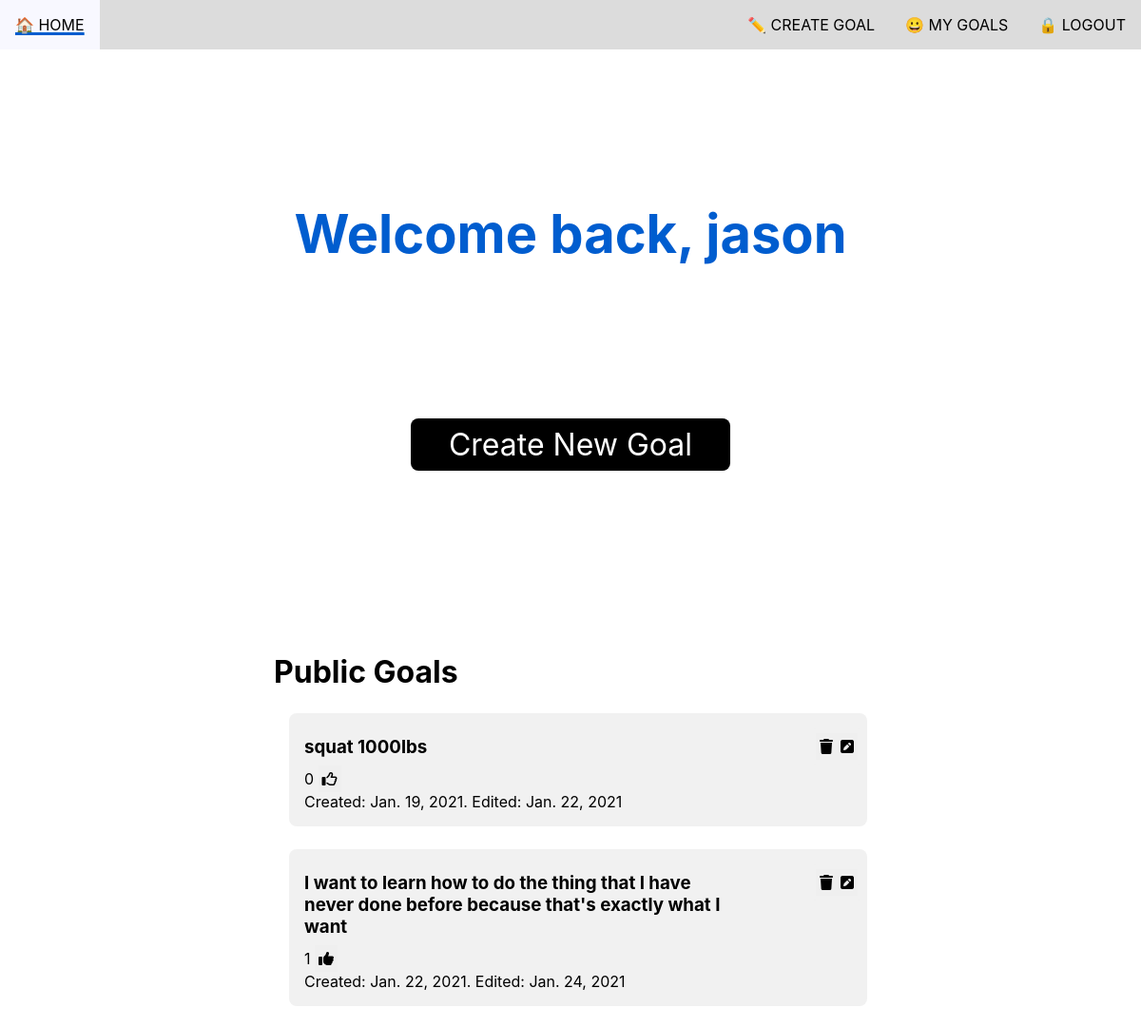
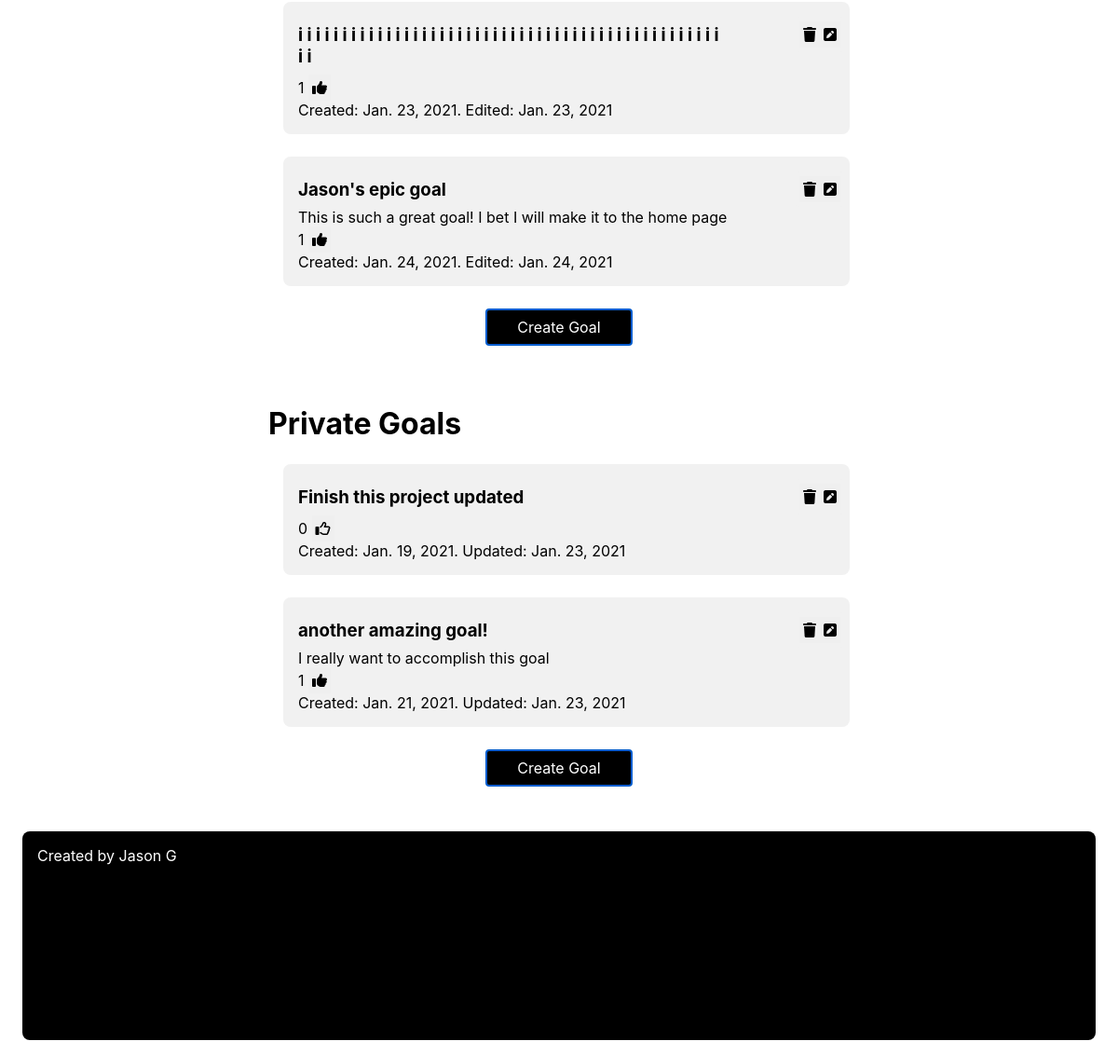
/u/jason/ (signed in), run on the app's committed database (2 pictures, top to bottom).
### goal/models.py (models this page shows, shortened)
class User(AbstractUser):
    bio = models.TextField(max_length=500, blank=True)
    username_slug = models.SlugField(blank=True)
    rating = models.PositiveIntegerField(default=0)
    rated_goals = models.ManyToManyField('Goal', blank=True)
    def get_absolute_url(self):
        return reverse('goal:user-detail', kwargs={'username_slug': self.username_slug})

class Goal(models.Model):
    owner = models.ForeignKey(User,
                              on_delete=models.CASCADE)
    title = models.CharField(max_length=100)
    PUBLICITY_CHOICES = (
        ('p', 'public'),
        ('pr', 'private'),
    )
    publicity = models.CharField(
        max_length=7,
        choices=PUBLICITY_CHOICES,
        default='pr',
        help_text='Do you want this goal to be available to the public?',
    )
    description = models.CharField(max_length=300, null=True, blank=True)
    upvotes = models.PositiveIntegerField()
    created_at = models.DateTimeField(auto_now_add=True)
    updated_at = models.DateTimeField(auto_now=True)
    goal_slug = models.SlugField(blank=True)
    def get_absolute_url(self):
        user = self.owner
        username_slug = user.username_slug
        return reverse('goal:goal-detail', kwargs={
            'goal_slug': self.goal_slug,
            'pk': self.id,
            'username_slug': username_slug,
        })
    def __str__(self):
        return f"{self.title}, by {self.owner}"

### goal/views.py (the view)
# urls.py: path('u/<slug:username_slug>/', views.UserDetail.as_view(), name='user-detail'),
class UserDetail(View):
    def get(self, request, username_slug):
        page_owner = get_object_or_404(User, username_slug=username_slug)
        pk = page_owner.id
        public_goals = Goal.objects.filter(owner=pk, publicity='p')
        private_goals = Goal.objects.filter(owner=pk, publicity='pr')
        public_goal_likeable = []
        for goal in public_goals:
            if goal.user_set.filter(id=request.user.id).exists():
                already_liked = True
            else:
                already_liked = False
            print(goal.created_at < goal.updated_at)
            public_goal_likeable += [{
                'goal': goal,
                'already_liked': already_liked,
            }]
        private_goal_likeable = []
        for goal in private_goals:
            if goal.user_set.filter(id=request.user.id).exists():
                already_liked = True
            else:  # TODO: THIS ALWAYS GIVES FALSE AND THAT NEEDS TO CHANGE
                already_liked = False
            private_goal_likeable += [{
                'goal': goal,
                'already_liked': already_liked,
            }]
        ctx = {
            'page_owner': page_owner,
            'public_goals': public_goals,
            'private_goals': private_goals,
            'public_goal_likeable': public_goal_likeable,
            'private_goal_likeable': private_goal_likeable,
        }
        print(private_goal_likeable)
        return render(request, 'goal/user_detail.html', context=ctx)

### goal/templates/goal/user_detail.html (shortened to what this page needs)
{% extends 'base.html' %}
{% load static %}
{% block styles %} <link rel="stylesheet" href="{% static 'css/user_detail_styles.css' %}"> {% endblock %}
{% block content %}
    <div class="user-detail-content">
        {% if user == page_owner %}
            <h1>Welcome back, {{page_owner}}</h1>
            <div class="create-goal-button-container">
                <button class="create-goal-button"
                onclick="window.location.href=`{% url 'goal:create-goal' %}`;return false;"
                >
                    Create New Goal
                </button>
            </div>
        {% else %}
            <h1>Welcome to {{page_owner}}'s page</h1>
        {% endif %}
        {% load humanize %}
        <section class="public-goals">
            <h2 id="public-goals">Public Goals</h2>
            {% if public_goal_likeable %}
                {% for goal in public_goal_likeable %}
                    <article class="individual-goal">
                        {% if user == page_owner %}
                        <div class="edit-delete-buttons">
                            <button
                                onclick="window.location.href=`{% url 'goal:goal-update' goal.goal.owner.username_slug goal.goal.pk goal.goal.goal_slug %}?next={{ request.url }}`;return false;"
                                class="update-goal icon-btn"
                            >
                                <i class="fas fa-pen-square"></i>
                            </button>
                            <button class="delete-goal-trash icon-btn">
                                <i class="fas fa-trash"></i>
                            </button>
                        </div>
                        {% endif %}
                        <h3><a href="{{ goal.goal.get_absolute_url }}">{{ goal.goal.title }}</a></h3>
                        {% if goal.goal.description %}
                            <p>{{ goal.goal.description }}</p>
                        {% endif %}
                            {% if user.is_authenticated %}
                                <form action="{% url 'goal:like-goal' goal.goal.id %}#public-goals" method="post" >
                                    <p>
                                        {{ goal.goal.upvotes }}
                                        <button type="submit" class="like-button icon-btn {% if goal.already_liked %}liked{% endif %}">
                                            {% if goal.already_liked %}
                                                    <i class="fas fa-thumbs-up"></i>
                                            {% else %}
                                                    <i class="far fa-thumbs-up"></i>
                                            {% endif %}
                                        </button>
                                    </p>
                                </form>
                            {% endif %}
                        <p>Created: {{ goal.goal.created_at|naturalday }}.
                            {% if goal.goal.created_at < goal.goal.updated_at %}
                                Edited: {{ goal.goal.updated_at|naturalday }}
                            {% endif %}
                        </p>
                    </article>
                {% endfor %}
            {% else %}
                <article>
                    <p>No public goals so far...</p>
                </article>
            {% endif %}
            {% if user == page_owner %}
                <div class="small-create-goal-container">
                    <button
                    class="small-create-goal"
                    onclick="window.location.href=`{% url 'goal:create-goal' %}`;return false;"
                    >Create Goal</button>
                </div>
            {% endif %}
        </section>
       {% if user == page_owner %}
        <section class="private-goals">
            <h2 id="private-goals">Private Goals</h2>
            {% if private_goal_likeable %}
            {% for goal in private_goal_likeable %}
                <article class="individual-goal">
                    {% if user == page_owner %}
                    <div class="edit-delete-buttons">
                        <button
                            onclick="window.location.href=`{% url 'goal:goal-update' goal.goal.owner.username_slug goal.goal.pk goal.goal.goal_slug %}`;return false;"
                            class="update-goal icon-btn"
                        >
                            <i class="fas fa-pen-square"></i>
                        </button>
                        <button class="delete-goal-trash icon-btn">
                            <i class="fas fa-trash"></i>
                        </button>
                    </div>
                    {% endif %}
                    <h3><a href="{{ goal.goal.get_absolute_url }}">{{ goal.goal.title }}</a></h3>
                    {% if goal.goal.description %}
                        <p>{{ goal.goal.description }}</p>
                    {% endif %}
                        {% if user.is_authenticated %}
                            <form action="{% url 'goal:like-goal' goal.goal.id %}" method="post" >
                                <p>
                                    {{ goal.goal.upvotes }}
                                    <button type="submit" class="like-button icon-btn {% if goal.already_liked %}liked{% endif %}">
                                        {% if goal.already_liked %}
                                                <i class="fas fa-thumbs-up"></i>
                                        {% else %}
                                                <i class="far fa-thumbs-up"></i>
                                        {% endif %}
                                    </button>
                                </p>
                            </form>
                        {% endif %}
                    <p>Created: {{ goal.goal.created_at|naturalday }}.
                        {% if goal.goal.created_at < goal.goal.updated_at %}
                            Updated: {{ goal.goal.updated_at|naturalday }}
                        {% endif %}
                    </p>
                </article>
            {% endfor %}
            {% else %}
            <article>
                <p>No private goals so far...</p>
            </article>
        {% endif %}
        {% if user == page_owner %}
            <div class="small-create-goal-container">
                <button
                class="small-create-goal"
                onclick="window.location.href=`{% url 'goal:create-goal' %}`;return false;"
                >Create Goal</button>
            </div>
        {% endif %}
        </section>
        {% endif %}
    </div>
{% endblock %}

### goal/static/css/base_styles.css (style rules this page uses)
:root { --font-blue: rgb(0, 93, 207); --bubble-gray: #f1f1f1; }
* { font-family:-apple-system, BlinkMacSystemFont, 'Segoe UI', Roboto, Oxygen, Ubuntu, Cantarell, 'Open Sans', 'Helvetica Neue', sans-serif; margin: 0; padding: 0; text-decoration: none; box-sizing: border-box; }
button { cursor: pointer; }
.icon-btn { padding: 0.25em; border: none; font-size: 1rem; }

### goal/static/css/user_detail_styles.css (style rules this page uses)
.user-detail-content { padding: 0px 3rem 1rem; }
@media only screen and (min-width: 690px) { .user-detail-content { width: 80%; margin: 0 auto; } }
@media only screen and (min-width: 850px) { .user-detail-content { width: 60%; margin: 0 auto; } }
.content section { padding: 2rem 0; }
.content article.individual-goal { background-color: #f1f1f1; padding: 0.5rem; border-radius: 0.5rem; margin: 0.5rem 0rem 0.5rem 1rem; }
@media only screen and (min-width: 690px) { .content article.individual-goal { margin-top: 1.5rem; margin-bottom: 1.5rem; padding: 1rem; } }
.content button.create-goal-button { display: block; margin: 0 auto 20vh; background-color: black; font-size: 2rem; color: white; border: none; border-radius: 0.5rem; padding: 0.5rem 2.5rem; cursor: pointer; }
h1 { font-size: 3.5rem; padding: 20vh 0px; color: var(--font-blue); text-align: center; }
h2 { font-size: 2rem; }
h3 { padding: 0.5rem 0; width: 80% }
h3 a { color: black; }
.small-create-goal { font-size: 1rem; padding: 0.5rem 2rem; border-radius: 0.25rem; border: 2px solid var(--font-blue); color: white; background-color: black; }
.small-create-goal-container { display: flex; justify-content: center; }
.update-goal, .delete-goal-trash { float: right; }
button.like-button { display: inline; }
.individual-goal { position: relative; }
.edit-delete-buttons { display: inline-block; position: absolute; right: 5px; background-color: #f1f1f1; padding: 5px; border-radius: 5px; }

### data on the page
User: username "jason"
Goal: goal "squat 1000lbs", goal.upvotes "0", goal.created_at "Jan. 19, 2021", goal.updated_at "Jan. 22, 2021"
Goal: goal "I want to learn how to do the thing that I have never done before because that's exactly what I want", goal.upvotes "1", goal.created_at "Jan. 22, 2021", goal.updated_at "Jan. 24, 2021"
Goal: goal "i i i i i i i i i i i i i i i i i i i i i i i i i i i i i i i i i i i i i i i i i i i i i i i i i i", goal.upvotes "1", goal.created_at "Jan. 23, 2021", goal.updated_at "Jan. 23, 2021"
Goal: goal "Jason's epic goal", goal.description "This is such a great goal! I bet I will make it to the home page", goal.upvotes "1", goal.created_at "Jan. 24, 2021", goal.updated_at "Jan. 24, 2021"
Goal: goal "Finish this project updated", goal.upvotes "0", goal.created_at "Jan. 19, 2021", goal.updated_at "Jan. 23, 2021"
Goal: goal "another amazing goal!", goal.description "I really want to accomplish this goal", goal.upvotes "1", goal.created_at "Jan. 21, 2021", goal.updated_at "Jan. 23, 2021"
